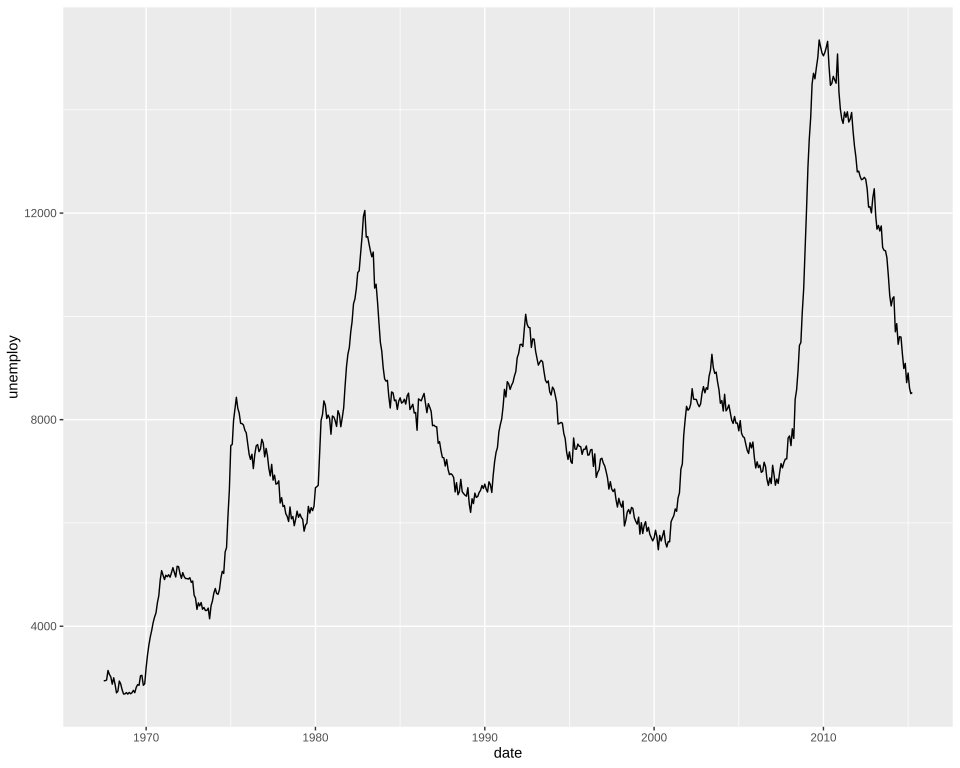

This figure's R source:
# The plot test/golden/date_line.svg draws, drawn by ggplot2 itself, as ggplot2's own visual tests
# draw their snapshots: the independent check on that golden whenever it changes. The suite never
# runs this; it needs R, ggplot2 and vdiffr, saved as the Docker image giggly-r:ggplot2-4.0.3. From
# the repository's root:
#
#   docker run --rm -v "$PWD/test/golden":/golden:ro giggly-r:ggplot2-4.0.3 \
#     Rscript /golden/date_line.R > date_line.ggplot2.svg
#
# and compare the two drawings element by element, as test/golden/line_missing.R does.
#
# The first example on ggplot2's geom_path reference page: economics's unemployment month by month
# from 1967 to 2015, a line through 574 rows in order of date, the x axis a date scale whose breaks
# are R's pretty() for dates, 1970 to 2010 by ten years, labelled by year, with minor grid lines
# midway between them. First checked with ggplot2 4.0.3 and vdiffr 1.0.9: every element and clip
# path matches but svglite's around the whole drawing, and the one departure is
# test/golden/point.R's, the x axis drawn before the y.

library(ggplot2)

plot <- ggplot(economics, aes(date, unemploy)) + geom_line() + theme_gray()

file <- tempfile(fileext = ".svg")
vdiffr::write_svg(plot, file)
cat(readLines(file), sep = "\n")
